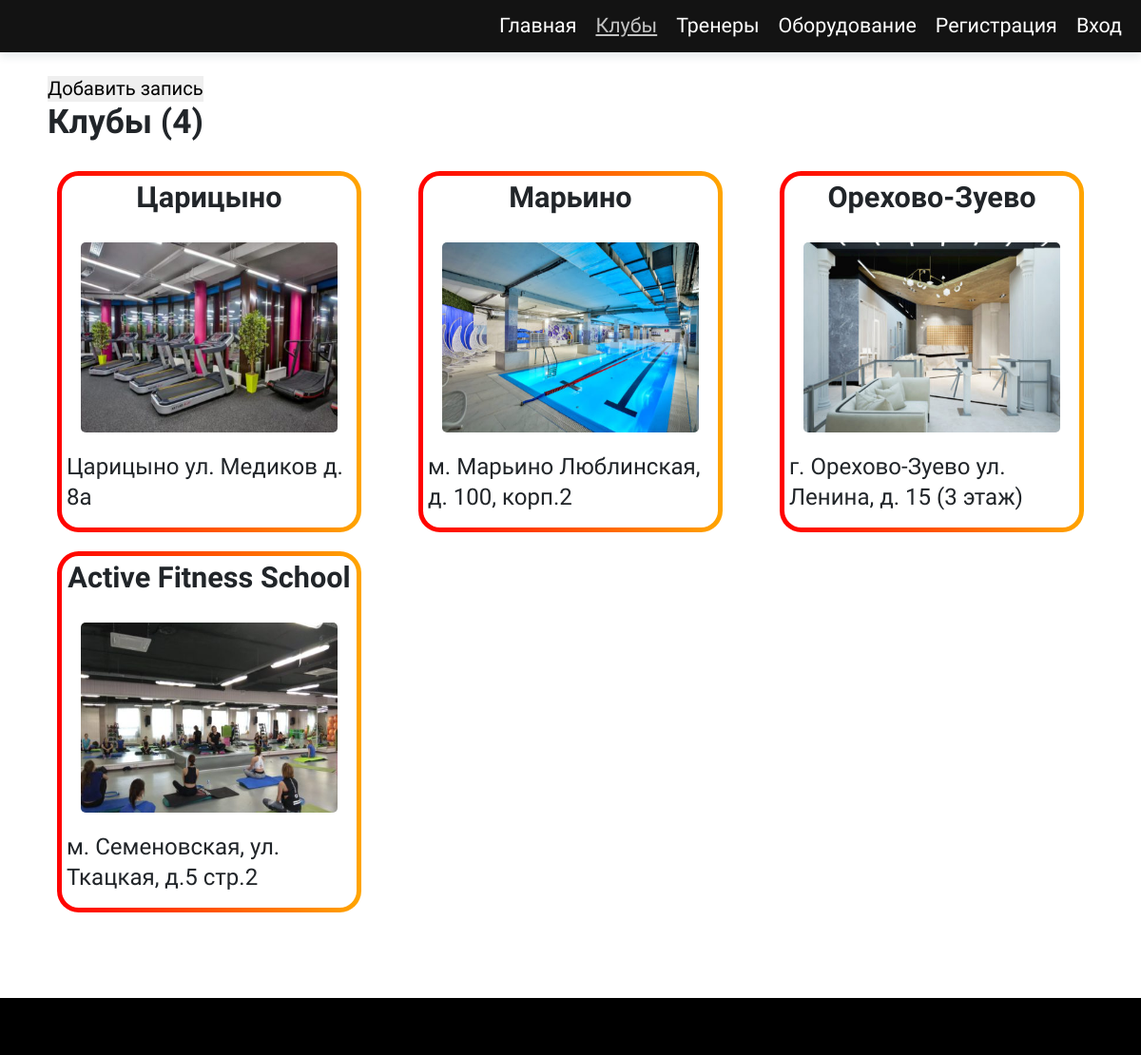
Page /clubs on the committed database.
### app.py (models this page shows)
class Clubs(db.Model):
    id = db.Column(db.Integer, primary_key=True)
    name = db.Column(db.String(54), nullable=False)
    address = db.Column(db.Text, nullable=False)
    image = db.Column(db.Text, nullable=False)

### app.py (the view, shortened to what this page needs)
@app.route('/clubs', methods=("POST", "GET"))
def clubs():
    clubs = Clubs.query.all()
    clubs_count = Clubs.query.count()
    return render_template('clubs.html', clubs = clubs, count = clubs_count)

### app.py (called while the page is built)
@event.listens_for(Engine, "connect")
def _set_sqlite_pragma(dbapi_connection, connection_record):
    if isinstance(dbapi_connection, SQLite3Connection):
        cursor = dbapi_connection.cursor()
        cursor.execute("PRAGMA foreign_keys=ON;")
        cursor.close()

### templates/clubs.html (shortened to what this page needs)
{% extends "index.html" %}
{% block content %}
    <section class="clubs">
        <h2 class="clubs__title title">Клубы ({{count}})</h2>
        {% if not club == [] %}
        <div class="clubs__wrapper wrapper">
            {% for club in clubs %}
                <div class="clubs__item">
                    <h3 class="clubs__name subtitle">{{club.name}}</h3>
                    <img src="../static/img/clubs/{{club.image}}" alt="{{club.name}}" class="clubs__image">
                    <p class="clubs__address"> {{club.address}} </p>
                </div>
            {% endfor %}
        </div>
        {% endif %}
    </section>
{% endblock %}

### static/style/main.css (style rules this page uses)
img { pointer-events: none; display: block; }
h1, h2, h3 { font-weight: 600; }
body { font-size: 1.06em; }
h2 { font-size: 1.75em; }
h3 { font-size: 1.35em; }
.wrapper { display: flex; justify-content: space-between; flex-wrap: wrap; align-content: space-between; }
.title + div { margin-top: 20px; }
.subtitle { text-align: center; padding-bottom: 20px; }
.clubs__item { position: relative; padding: 5px; margin: 10px; width: 300px; height: 360px; background: #fff; background-clip: padding-box; border: solid 5px transparent; border-radius: 1em; }
.clubs__item::before { content: ""; position: absolute; top: 0; right: 0; bottom: 0; left: 0; z-index: -1; margin: -5px; border-radius: inherit; background: linear-gradient(to right, red, orange); }
.clubs__image { width: 270px; height: 200px; margin: auto; border-radius: 5px; margin-bottom: 20px; }
.clubs__address { word-wrap: break-word; }

### rows in the picture
Clubs: name "Царицыно", image (picture), address "Царицыно ул. Медиков д. 8а"
Clubs: name "Марьино", image (picture), address "м. Марьино Люблинская, д. 100, корп.2"
Clubs: name "Орехово-Зуево", image (picture), address "г. Орехово-Зуево ул. Ленина, д. 15 (3 этаж)"
Clubs: name "Active Fitness School", image (picture), address "м. Семеновская, ул. Ткацкая, д.5 стр.2"

### other values in the picture
{{ count }} "4"
